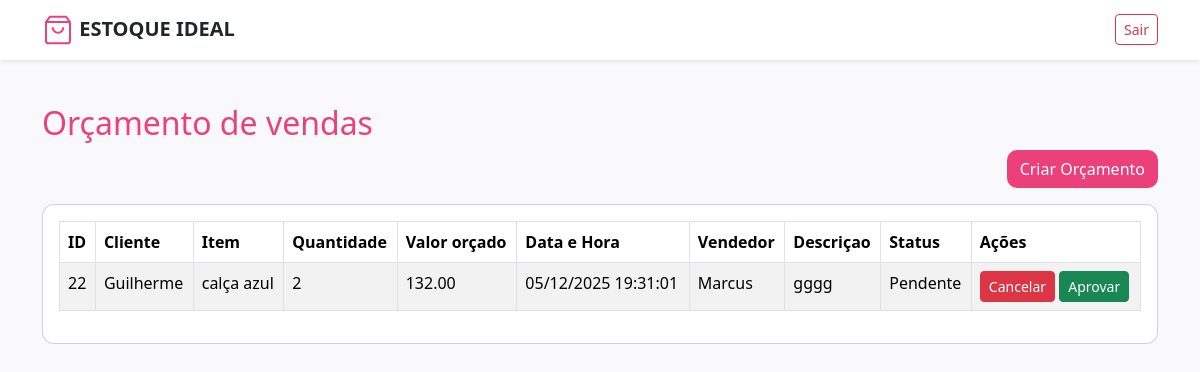
The page /pages/orcamentos.php (signed in) on the database its author committed.
### tables this page shows
CREATE TABLE `orcamento_estoque` (
  `id` int(11) NOT NULL,
  `idcliente` int(11) NOT NULL,
  `cliente` varchar(100) NOT NULL,
  `doc_cliente` varchar(20) DEFAULT NULL,
  `dta_hora_orcamento` datetime NOT NULL,
  `vendedor` varchar(100) NOT NULL,
  `descricao` varchar(255) NOT NULL,
  `valor_orcado` decimal(18,2) NOT NULL,
  `id_item` int(11) NOT NULL,
  `nome_item` varchar(255) NOT NULL,
  `quantidade` int(11) NOT NULL,
  `status` varchar(20) DEFAULT 'Pendente'
);

### crud/pesquisa_orcamentos.php (called while the page is built, shortened)
<?php
class pesquisa
{
    function buscaOrcamentos($conn)
    {
        $lista = array();
        $sql = "SELECT *
            FROM orcamento_estoque
            WHERE status = 'Pendente'
            ORDER BY dta_hora_orcamento ASC";
        $resultado = mysqli_query($conn, $sql);
        while ($row = mysqli_fetch_assoc($resultado)) {
            $lista[] = $row;
        }
        return $lista;
    }
}

### pages/orcamentos.php (the view, shortened to what this page needs)
<?php
require('../crud/conexao_DB.php');
include('../crud/pesquisa_orcamentos.php');
$listaOrcamento = new pesquisa;
$buscaOrcamentos = $listaOrcamento->buscaOrcamentos($conn);
?>
<!doctype html>
<html lang="pt-br">
<head>
    <link href="https://cdn.jsdelivr.net/npm/bootstrap@5.3.5/dist/css/bootstrap.min.css" rel="stylesheet"
>
    <link rel="stylesheet" href="../css/style_geral.css">
</head>
<body>
    <?php include('../assets/navbar/navbar.php'); ?>
    <div class="container mt-4">
        <div class="row mb-3">
            <div class="col-md-12">
                <h2 class="text-pink">Orçamento de vendas</h2>
          <a href="criar_orcamento.php" class="btn btn-pink float-end"> Criar Orçamento</a>
            </div>
        </div>
        <div class="row">
            <div class="col-md-12">
                <div class="card">
                    <div class="card-body">
                        <table class="table table-bordered table-striped">
                            <thead>
                                <tr>
                                    <th>ID</th>
                                    <th>Cliente</th>
                                    <th>Item</th>
                                    <th>Quantidade</th>
                                    <th>Valor orçado</th>
                                    <th>Data e Hora</th>
                                    <th>Vendedor</th>
                                    <th>Descriçao</th>
                                    <th>Status</th>
                                    <th>Ações</th>
                                </tr>
                            </thead>
                            <tbody>
                                <?php
                                foreach ($buscaOrcamentos as $row):
                                ?>
                                    <tr>
                                        <td> <?= $row['id'] ?></td>
                                        <td> <?= $row['cliente'] ?></td>
                                        <td> <?= $row['nome_item'] ?></td>
                                        <td> <?= $row['quantidade'] ?></td>
                                        <td> <?= $row['valor_orcado'] ?></td>
                                        <td><?= date('d/m/Y H:i:s', strtotime($row['dta_hora_orcamento'])) ?></td>
                                        <td> <?= $row['vendedor'] ?></td>
                                        <td> <?= $row['descricao'] ?></td>
                                        <td> <?= $row['status'] ?></td>
                                        <td>
                                            <form action="../crud/orcamentoCRUD.php" method="POST" class="d-inline">
                                                <button type="submit"
                                                    onclick="return confirm('Deseja realmente excuir este orçamento?')"
                                                    name="cancelar_orcamento" value="<?= $row['id'] ?>"
                                                    class="btn btn-danger btn-sm"> Cancelar</button>
                                            </form>
                                            <form action="../crud/orcamentoCRUD.php" method="POST" class="d-inline">
                                                <button type="submit"
                                                    onclick="return confirm('Deseja realmente aprovar este orçamento?')"
                                                    name="aprovar_orcamento" value="<?= $row['id'] ?>"
                                                    class="btn btn-success btn-sm"> Aprovar</button>
                                            </form>
                                        </td>
                                    </tr>
                                <?php
                                endforeach;
                                ?>
                            </tbody>
                        </table>
                    </div>
                </div>
            </div>
        </div>
    </div>
</body>
</html>

### css/style_Geral.css (style rules this page uses)
body { background-color: #f9f9fb; padding-top: 4rem; }
.btn-pink { background-color: #ec407a !important; color: white !important; border-radius: 10px !important; transition: 0.3s !important; }
.text-pink { color: #ec407a !important; }
.card { border-radius: 12px; transition: transform 0.2s ease, box-shadow 0.2s ease; }

### assets/navbar/navbar.php (style rules this page uses)
body { padding-top: 80px; }

### rows shown on the page
orcamento_estoque: id "22", cliente "Guilherme", nome_item "calça azul", quantidade "2", valor_orcado "132.00", dta_hora_orcamento "05/12/2025 19:31:01", vendedor "Marcus", descricao "gggg", status "Pendente"
